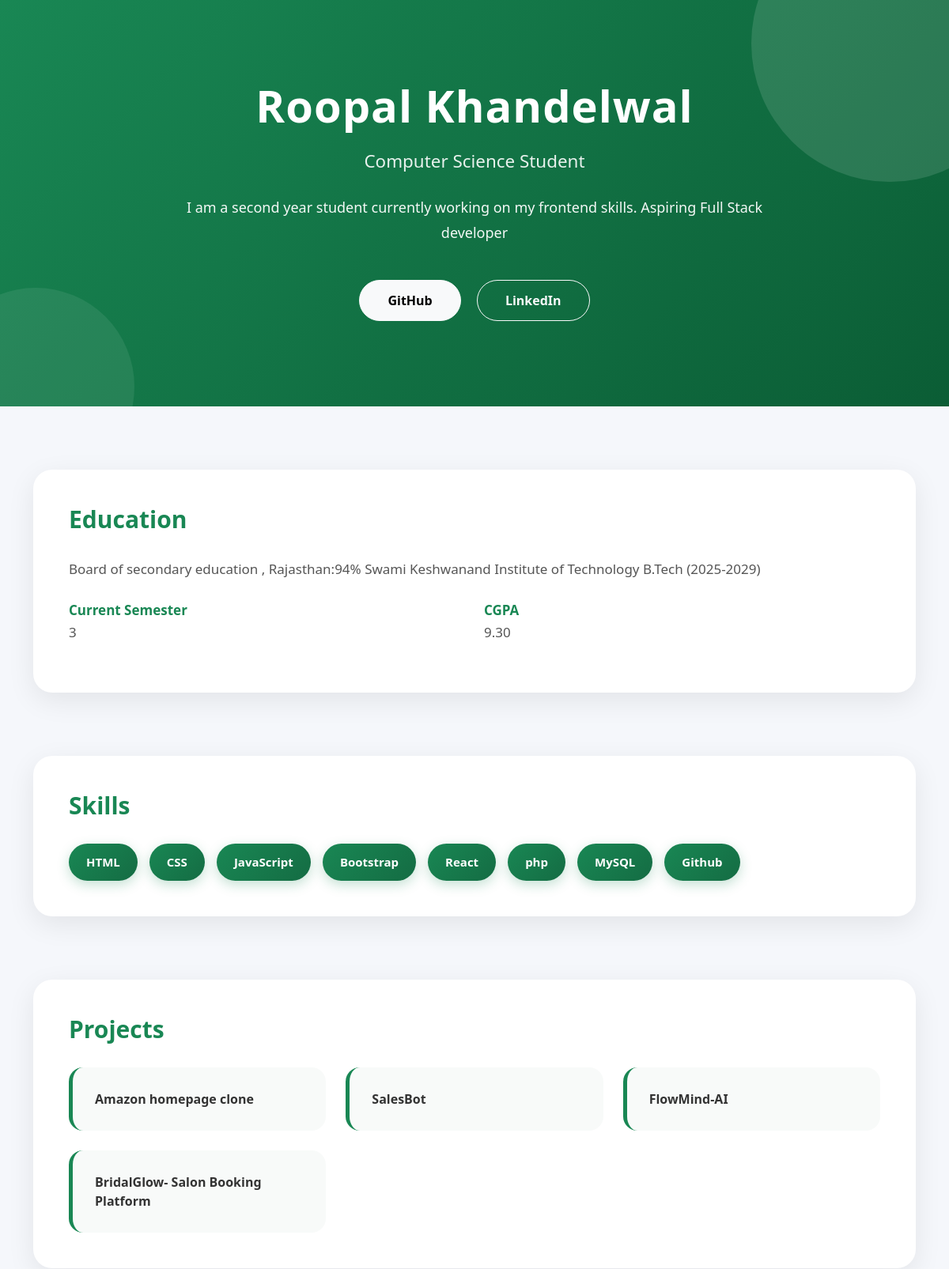
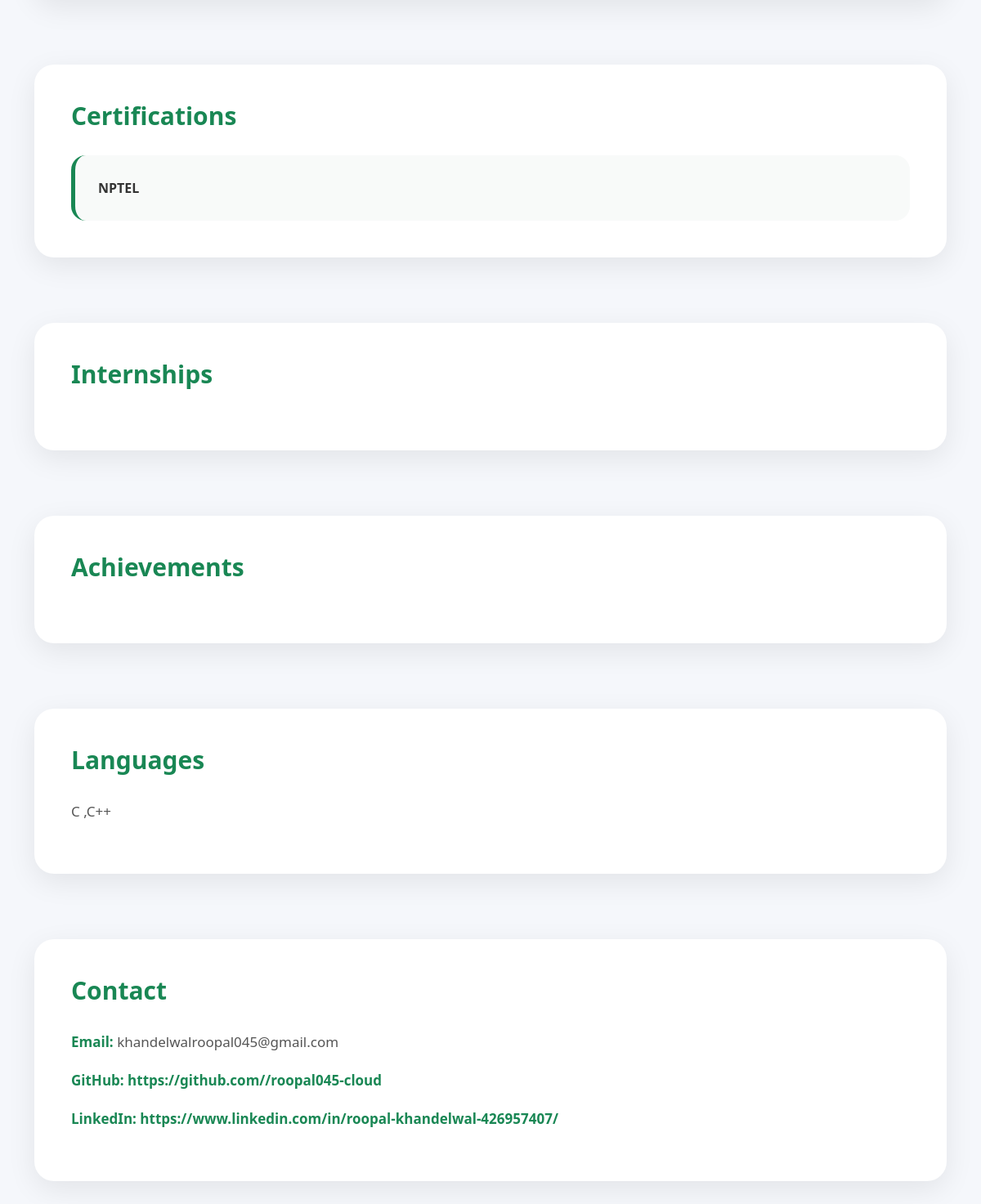
The page /view_portfolio.php?username=B250760 on the database its author committed (2 pictures, top to bottom).
### tables this page shows
CREATE TABLE `portfolio` (
  `id` int(5) NOT NULL,
  `user_id` int(5) NOT NULL,
  `about` text NOT NULL,
  `education` text NOT NULL,
  `current_sem` varchar(20) NOT NULL,
  `cgpa` decimal(3,2) NOT NULL,
  `skills` text NOT NULL,
  `projects` longtext NOT NULL,
  `certifications` longtext NOT NULL,
  `internships` longtext NOT NULL,
  `achievements` longtext NOT NULL,
  `languages` longtext NOT NULL,
  `github` varchar(200) NOT NULL,
  `linkedin` varchar(200) NOT NULL,
  `contact_email` varchar(200) NOT NULL,
  `status` enum('draft','published') NOT NULL,
  `updated_at` timestamp NOT NULL DEFAULT current_timestamp() ON UPDATE current_timestamp()
);

CREATE TABLE `users` (
  `id` int(5) NOT NULL,
  `username` varchar(100) NOT NULL,
  `full_name` varchar(200) NOT NULL,
  `email` varchar(200) NOT NULL,
  `phone` varchar(20) NOT NULL,
  `password` varchar(200) NOT NULL,
  `created_at` timestamp NOT NULL DEFAULT current_timestamp()
);

### view_portfolio.php (the view, shortened to what this page needs)
<?php
include("db_connect.php");
$username = $_GET['username'];
$sql = "SELECT users.full_name, users.username,
        portfolio.*
        FROM users
        JOIN portfolio
        ON users.id = portfolio.user_id
        WHERE users.username = '$username'";
$result = mysqli_query($conn, $sql);
if(mysqli_num_rows($result) > 0)
{
    $data = mysqli_fetch_assoc($result);
    $user = [
        "full_name" => $data['full_name'],
        "username" => $data['username']
    ];
    $portfolio = $data;
}
else
{
    echo "Portfolio not found";
    exit();
}
?>
<!DOCTYPE html>
<html lang="en">
<head>
<link href="https://cdn.jsdelivr.net/npm/bootstrap@5.3.7/dist/css/bootstrap.min.css" rel="stylesheet">
<link rel="stylesheet" href="style.css">
</head>
<body>
<section class="portfolio-hero">
<div class="container">
<h1>
<?php echo htmlspecialchars($user['full_name']); ?>
</h1>
<p class="hero-subtitle">
Computer Science Student
</p>
<p class="hero-description">
<?php echo htmlspecialchars($portfolio['about']); ?>
</p>
<div class="hero-buttons">
<a href="<?php echo $portfolio['github']; ?>"
target="_blank"
class="btn btn-light">
GitHub
</a>
<a href="<?php echo $portfolio['linkedin']; ?>"
target="_blank"
class="btn btn-outline-light">
LinkedIn
</a>
</div>
</div>
</section>
<section class="container section-space">
<div class="section-card">
<h2>
Education
</h2>
<p>
<?php echo htmlspecialchars($portfolio['education']); ?>
</p>
<div class="row mt-4">
<div class="col-md-6">
<strong>
Current Semester
</strong>
<p>
<?php echo $portfolio['current_sem']; ?>
</p>
</div>
<div class="col-md-6">
<strong>
CGPA
</strong>
<p>
<?php echo $portfolio['cgpa']; ?>
</p>
</div>
</div>
</div>
</section>
<section class="container section-space">
<div class="section-card">
<h2>
Skills
</h2>
<div class="skills-box">
<?php
$skills = explode(",", $portfolio['skills']);
foreach($skills as $skill)
{
if(trim($skill)!="")
{
?>
<span>
<?php echo htmlspecialchars(trim($skill)); ?>
</span>
<?php
}
}
?>
</div>
</div>
</section>
<section class="container section-space">
<div class="section-card">
<h2>
Projects
</h2>
<div class="portfolio-items">
<?php
$projects = explode("\n", $portfolio['projects']);
foreach($projects as $project)
{
if(trim($project)!="")
{
?>
<div class="item-card">
<?php echo htmlspecialchars(trim($project)); ?>
</div>
<?php
}
}
?>
</div>
</div>
</section>
<section class="container section-space">
<div class="section-card">
<h2>
Certifications
</h2>
<div class="portfolio-items">
<?php
$certifications = explode("\n", $portfolio['certifications']);
foreach($certifications as $certificate)
{
if(trim($certificate)!="")
{
?>
<div class="item-card">
<?php echo htmlspecialchars(trim($certificate)); ?>
</div>
<?php
}
}
?>
</div>
</div>
</section>
<section class="container section-space">
<div class="section-card">
<h2>
Internships
</h2>
</div>
</section>
<section class="container section-space">
<div class="section-card">
<h2>
Achievements
</h2>
</div>
</section>
<section class="container section-space">
<div class="section-card">
<h2>
Languages
</h2>
<p>
<?php echo htmlspecialchars($portfolio['languages']); ?>
</p>
</div>
</section>
<section class="container section-space mb-5">
<div class="section-card">
<h2>
Contact
</h2>
<p>
<strong>
Email:
</strong>
<?php echo htmlspecialchars($portfolio['contact_email']); ?>
</p>
<p>
<strong>
GitHub:
</strong>
<a href="<?php echo $portfolio['github']; ?>" target="_blank">
<?php echo $portfolio['github']; ?>
</a>
</p>
<p>
<strong>
LinkedIn:
</strong>
<a href="<?php echo $portfolio['linkedin']; ?>" target="_blank">
<?php echo $portfolio['linkedin']; ?>
</a>
</p>
</div>
</section>
</body>
</html>

### style.css (style rules this page uses)
* { margin:0; padding:0; }
body { font-family: 'Poppins', sans-serif; }
.btn { border-radius: 12px; font-weight: 500; }
body { background-color:#f8f9fa; }
.btn { border-radius:10px; font-weight:600; }
body { margin:0; background:#f5f7fb; color:#333; font-family:'Segoe UI', Arial, sans-serif; }
.portfolio-hero { min-height:500px; display:flex; align-items:center; text-align:center; background: linear-gradient(135deg,#198754,#0b5d35); color:white; padding:100px 20px; position:relative; overflow:hidden; }
.portfolio-hero::before { content:""; position:absolute; width:350px; height:350px; background:rgba(255,255,255,0.12); border-radius:50%; top:-120px; right:-100px; }
.portfolio-hero::after { content:""; position:absolute; width:250px; height:250px; background:rgba(255,255,255,0.08); border-radius:50%; bottom:-100px; left:-80px; }
.portfolio-hero .container { position:relative; z-index:1; }
.portfolio-hero h1 { font-size:3.5rem; font-weight:800; letter-spacing:1px; margin-bottom:20px; }
.hero-subtitle { font-size:1.4rem; font-weight:500; opacity:.9; }
.hero-description { max-width:800px; margin:25px auto; font-size:18px; line-height:1.8; opacity:.95; }
.hero-buttons { margin-top:35px; }
.hero-buttons .btn { padding:13px 35px; border-radius:50px; margin:8px; font-weight:600; transition:.3s; }
.section-space { margin-top:80px; }
.section-card { background:white; padding:45px; border-radius:24px; box-shadow: 0 10px 35px rgba(0,0,0,0.08); transition:.35s; }
.section-card h2 { font-size:30px; font-weight:750; color:#198754; margin-bottom:30px; }
.section-card p { color:#555; font-size:17px; line-height:1.8; }
.section-card strong { color:#198754; font-size:17px; }
.skills-box { display:flex; flex-wrap:wrap; gap:15px; }
.skills-box span { background: linear-gradient(135deg,#198754,#146c43); color:white; padding:12px 22px; border-radius:50px; font-size:15px; font-weight:600; box-shadow: 0 5px 15px rgba(25,135,84,.25); transition:.3s; }
.portfolio-items { display:grid; grid-template-columns: repeat(auto-fit,minmax(260px,1fr)); gap:25px; }
.item-card { background:#f8faf9; padding:28px; border-radius:18px; border-left: 5px solid #198754; font-size:16px; font-weight:600; color:#333; transition:.35s; }
.section-card a { color:#198754; text-decoration:none; font-weight:600; }
.section-card { animation:fadeUp .7s ease; }

### rows shown on the page
portfolio: user.full_name "Roopal Khandelwal", about "I am a second year student currently working on my frontend skills. Aspiring Full Stack developer", education "Board of secondary education , Rajasthan:94% Swami Keshwanand Institute of Technology B.Tech (2025-2029)", current_sem "3", cgpa "9.30", skills "HTML", skills "CSS", skills "JavaScript", skills "Bootstrap", skills "React", skills "php", skills "MySQL", skills "Github", projects "Amazon homepage clone", projects "SalesBot", projects "FlowMind-AI", projects "BridalGlow- Salon Booking Platform", certifications "NPTEL", languages "C ,C++", contact_email "khandelwalroopal045@gmail.com", github "https://github.com//roopal045-cloud", linkedin "https://www.linkedin.com/in/roopal-khandelwal-426957407/"
